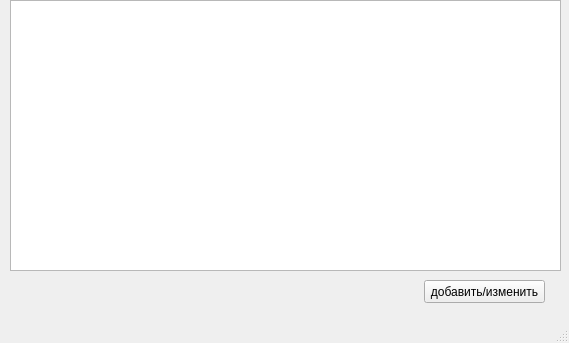
<?xml version="1.0" encoding="UTF-8"?>
<ui version="4.0">
 <class>MainWindow</class>
 <widget class="QMainWindow" name="MainWindow">
  <property name="geometry">
   <rect>
    <x>0</x>
    <y>0</y>
    <width>569</width>
    <height>343</height>
   </rect>
  </property>
  <property name="windowTitle">
   <string>drinks</string>
  </property>
  <widget class="QWidget" name="centralwidget">
   <widget class="QTableWidget" name="tw_drinks">
    <property name="geometry">
     <rect>
      <x>10</x>
      <y>0</y>
      <width>551</width>
      <height>271</height>
     </rect>
    </property>
   </widget>
   <widget class="QPushButton" name="btn_change">
    <property name="geometry">
     <rect>
      <x>424</x>
      <y>280</y>
      <width>121</width>
      <height>23</height>
     </rect>
    </property>
    <property name="text">
     <string>добавить/изменить</string>
    </property>
   </widget>
  </widget>
  <widget class="QMenuBar" name="menubar">
   <property name="geometry">
    <rect>
     <x>0</x>
     <y>0</y>
     <width>569</width>
     <height>21</height>
    </rect>
   </property>
  </widget>
  <widget class="QStatusBar" name="statusbar"/>
 </widget>
 <resources/>
 <connections/>
</ui>
